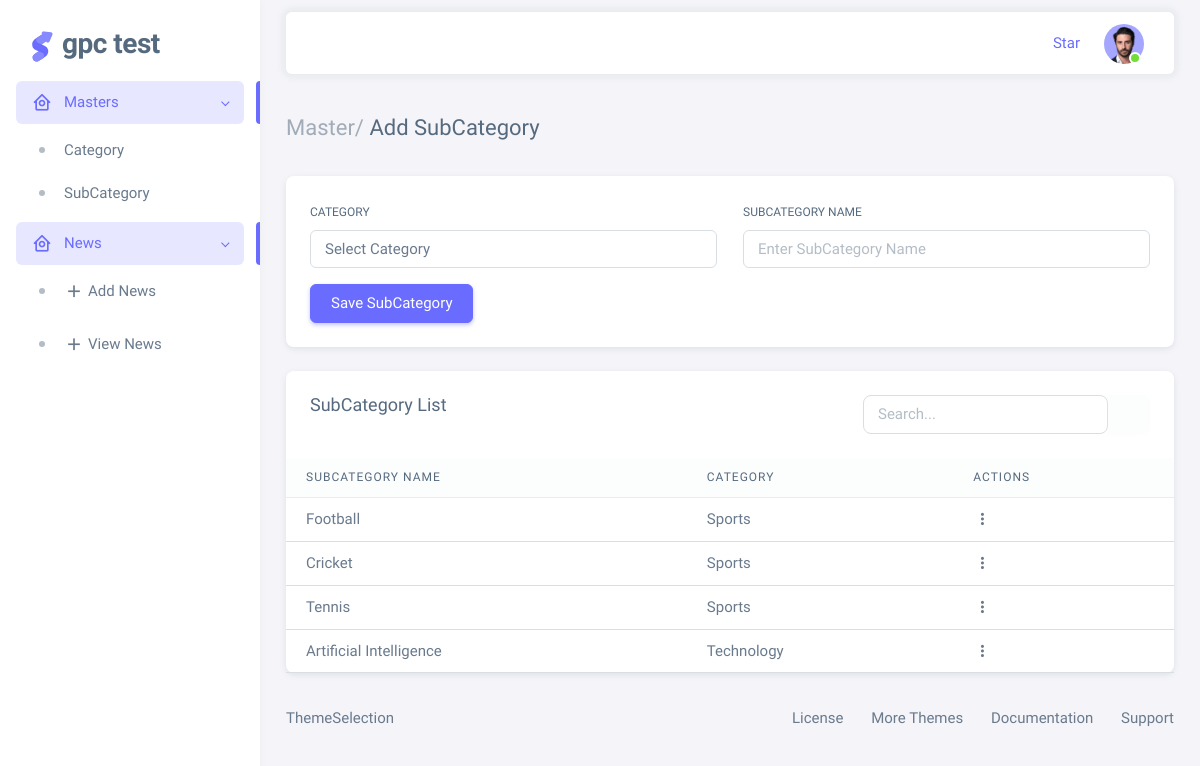
Page /subcategory/ on the committed database.
### app/models.py (models this page shows, shortened)
class SubCategory(models.Model):
    category = models.ForeignKey(Category, on_delete=models.CASCADE, related_name="subcategories")
    name = models.CharField(max_length=100)
    DisplayList = ['id','category','name']

class Category(models.Model):
    name = models.CharField(max_length=100)
    DisplayList = ['id','name']

### app/views.py (the view, shortened to what this page needs)
# urls.py: path('subcategory/', SubCategoryView.as_view(), name='subcategory'),
class SubCategoryView(View):
    def get(self, request, id=None):
        if id:
            subcategory = get_object_or_404(SubCategory, pk=id)
            subcategory.delete()
            messages.success(request, 'SubCategory deleted successfully.')
            return redirect(reverse('master:subcategory'))  # Adjust the reverse URL name
        else:
            if "q" in request.GET:
                search_query = request.GET.get("q")
                subcategories = SubCategory.objects.filter(name__icontains=search_query)
            else:
                subcategories = SubCategory.objects.all()
            categories = Category.objects.all()
            return render(request, 'html/subcategory.html', {
                'subcategories': subcategories,
                'categories': categories  # Sending categories to the template
            })

### templates/html/subcategory.html (shortened to what this page needs)
{% extends 'html/base.html' %}
{% load static %}
{% block content %}
<div class="layout-page">
    <nav
              class="layout-navbar container-xxl navbar navbar-expand-xl navbar-detached align-items-center bg-navbar-theme"
              id="layout-navbar">
              <div class="navbar-nav-right d-flex align-items-center" id="navbar-collapse">
                <div class="navbar-nav align-items-center">
                  <div class="nav-item d-flex align-items-center">
                  <input
                    type="text"
                    class="form-control border-0 shadow-none ps-1 ps-sm-2"
                     />
                  </div>
                </div>
                <ul class="navbar-nav flex-row align-items-center ms-auto">
                  <li class="nav-item lh-1 me-3">
                    <a
                      class="github-button"
                      href="https://github.com/themeselection/sneat-html-admin-template-free"
                      data-icon="octicon-star"
                      data-size="large"
                      data-show-count="true"
                      aria-label="Star themeselection/sneat-html-admin-template-free on GitHub"
                      >Star</a
                    >
                  </li>
                  <li class="nav-item navbar-dropdown dropdown-user dropdown">
                    <a class="nav-link dropdown-toggle hide-arrow" href="javascript:void(0);" data-bs-toggle="dropdown">
                      <div class="avatar avatar-online">
                        <img src="{% static 'assets/img/avatars/1.png' %}" alt class="w-px-40 h-auto rounded-circle" />
                      </div>
                    </a>
                  </li>
                </ul>
              </div>
            </nav>
<div class="content-wrapper">
    <div class="container-xxl flex-grow-1 container-p-y">
        <h4 class="py-3 mb-2"><span class="text-muted fw-light">Master/</span> Add SubCategory</h4>
        <div class="row">
            <div class="col-xl">
                <div class="card">
                    <div class="card-body">
                        <form action="{% url 'subcategory' %}" method="POST" enctype="multipart/form-data">
                            <div class="row">
                                <div class="col-sm-6 mb-3">
                                    <label class="form-label" for="category">Category</label>
                                    <select class="form-control" id="category" name="category" required>
                                        <option value="">Select Category</option>
                                    </select>
                                </div>
                                <div class="col-sm-6 mb-3">
                                    <label class="form-label" for="subCategoryName">SubCategory Name</label>
                                    <input type="text" class="form-control" id="subCategoryName" name="name" placeholder="Enter SubCategory Name" required/>
                                </div>
                            </div>
                            <button type="submit" class="btn btn-primary">Save SubCategory</button>
                        </form>
                    </div>
                </div>
            </div>
        </div>
        <div class="card mt-4">
            <div class="card-header d-flex justify-content-between">
                <h5>SubCategory List</h5>
                <div class="search-form">
                    <form action="">
                        <div class="d-flex">
                            <input type="search" name="q" id="search-input" class="form-control" placeholder="Search..." autocomplete="off" style="border-radius: 8px 8px 8px 8px;">
                            <button class="btn btn-light" style="border-radius: 0px 8px 8px 0px;">
                            </button>
                        </div>
                    </form>
                </div>
            </div>
            <div class="table-responsive text-nowrap">
                <table class="table">
                    <thead class="table-light">
                        <tr>
                            <th>SubCategory Name</th>
                            <th>Category</th>
                            <th>Actions</th>
                        </tr>
                    </thead>
                    <tbody>
                        {% for item in subcategories %}
                        <tr>
                            <td><span class="fw-medium">{{ item.name }}</span></td>
                            <td><span class="fw-medium">{{ item.category.name }}</span></td>
                            <td>
                                <div class="dropdown">
                                    <button type="button" class="btn p-0 dropdown-toggle hide-arrow" data-bs-toggle="dropdown">
                                        <i class="bx bx-dots-vertical-rounded"></i>
                                    </button>
                                </div>
                            </td>
                        </tr>
                        {% endfor %}
                    </tbody>
                </table>
            </div>
        </div>
    </div>
</div>
{% endblock %}

### templates/html/base.html (shortened to what this page needs)
{% load static %}
<!DOCTYPE html>
<html
  lang="en"
  class="light-style layout-menu-fixed layout-compact"
  dir="ltr"
  data-theme="theme-default"
  data-assets-path="..assets/"
  data-template="vertical-menu-template-free">
  <head>
    <link rel="stylesheet" href="{% static 'assets/vendor/fonts/boxicons.css' %}" />
    <link rel="stylesheet" href="{% static 'assets/vendor/css/core.css' %}" class="template-customizer-core-css" />
    <link rel="stylesheet" href="{% static 'assets/vendor/css/theme-default.css' %}" class="template-customizer-theme-css" />
    <link rel="stylesheet" href="{% static 'assets/css/demo.css' %}" />
    <link rel="stylesheet" href="{% static 'assets/vendor/libs/perfect-scrollbar/perfect-scrollbar.css' %}" />
    <link rel="stylesheet" href="{% static 'assets/vendor/libs/apex-charts/apex-charts.css' %}" />
  </head>
  <body>
    <div class="layout-wrapper layout-content-navbar">
      <div class="layout-container">
        <aside id="layout-menu" class="layout-menu menu-vertical menu bg-menu-theme">
          <div class="app-brand demo">
            <a href="index.html" class="app-brand-link">
              <span class="app-brand-logo demo">
              </span>
              <span class="app-brand-text demo menu-text fw-bold ms-2">GPC Test</span>
            </a>
          </div>
          <ul class="menu-inner py-1">
            <li class="menu-item active open">
              <a href="javascript:void(0);" class="menu-link menu-toggle">
                <i class="menu-icon tf-icons bx bx-home-circle"></i>
                <div data-i18n="Dashboards">Masters</div>
              </a>
              <ul class="menu-sub">
                <li class="menu-item">
                  <a href="{% url 'category' %}" class="menu-link">
                    <div data-i18n="Category">Category</div>
                  </a>
                </li>
                <li class="menu-item">
                  <a href="{% url 'subcategory' %}" class="menu-link">
                    <div data-i18n="SubCategory">SubCategory</div>
                  </a>
                </li>
              </ul>
            </li>
            <li class="menu-item active open">
              <a href="javascript:void(0);" class="menu-link menu-toggle">
                <i class="menu-icon tf-icons bx bx-home-circle"></i>
                <div data-i18n="Dashboards">News</div>
              </a>
              <ul class="menu-sub">
                <li class="menu-item">
                  <a href="{% url 'form' %}" class="menu-link">
                    <i class="menu-icon tf-icons bx bx-plus"></i>
                    <div data-i18n="Add News"> Add News</div>
                  </a>
                </li>
              </ul>
              <ul class="menu-sub">
                <li class="menu-item">
                  <a href="{% url 'news_list' %}" class="menu-link">
                    <i class="menu-icon tf-icons bx bx-plus"></i>
                    <div data-i18n="Add News">  View News</div>
                  </a>
                </li>
              </ul>
            </li>
          </ul>
        </aside>
        {% block content %}
        {% endblock %}
            <footer class="content-footer footer bg-footer-theme">
                <div class="container-xxl d-flex flex-wrap justify-content-between py-2 flex-md-row flex-column">
                  <div class="mb-2 mb-md-0">
                    <a href="https://themeselection.com" target="_blank" class="footer-link fw-medium">ThemeSelection</a>
                  </div>
                  <div class="d-none d-lg-inline-block">
                    <a href="https://themeselection.com/license/" class="footer-link me-4" target="_blank">License</a>
                    <a href="https://themeselection.com/" target="_blank" class="footer-link me-4">More Themes</a>
                    <a
                      href="https://demos.themeselection.com/sneat-bootstrap-html-admin-template/documentation/"
                      target="_blank"
                      class="footer-link me-4"
                      >Documentation</a
                    >
                    <a
                      href="https://github.com/themeselection/sneat-html-admin-template-free/issues"
                      target="_blank"
                      class="footer-link"
                      >Support</a
                    >
                  </div>
                </div>
              </footer>
            </div>
          </div>
        </div>
    </body>
  </html>

### static/assets/css/demo.css (style rules this page uses)
.menu .app-brand.demo { height: 64px; margin-top: 12px; }
.app-brand-logo.demo svg { width: 22px; height: 38px; }
.app-brand-text.demo { font-size: 1.75rem; letter-spacing: -0.5px; text-transform: lowercase; }

### rows in the picture
SubCategory: name "Football", category.name "Sports"
SubCategory: name "Cricket", category.name "Sports"
SubCategory: name "Tennis", category.name "Sports"
SubCategory: name "Artificial Intelligence", category.name "Technology"
